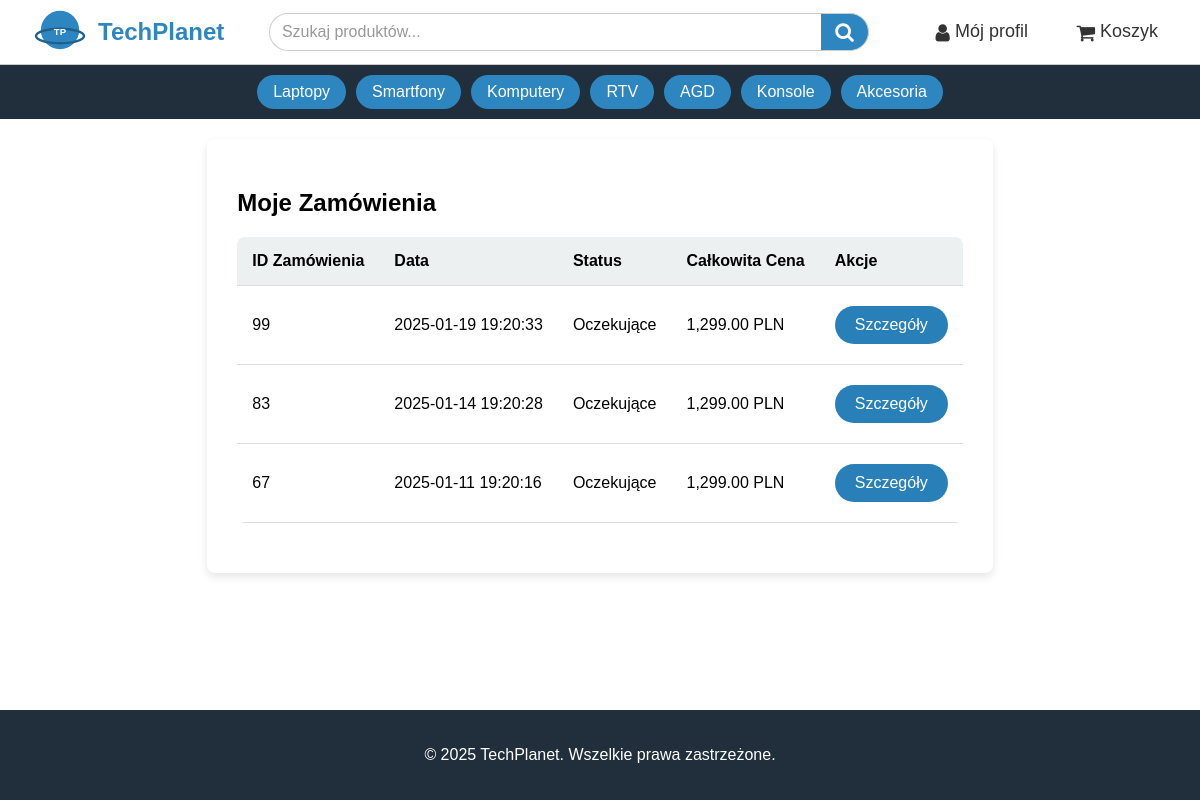
The app's page /public/index.php?controller=Order&action=myOrders (signed in) with its own data.
### tables this page shows
CREATE TABLE `orders` (
  `id` int(11) NOT NULL,
  `user_id` int(11) NOT NULL,
  `address_id` int(11) DEFAULT NULL,
  `total_price` decimal(10,2) NOT NULL,
  `status` enum('pending','completed','cancelled') DEFAULT 'pending',
  `created_at` timestamp NOT NULL DEFAULT current_timestamp(),
  `full_name` varchar(255) NOT NULL,
  `address` varchar(255) NOT NULL,
  `city` varchar(100) NOT NULL,
  `postal_code` varchar(20) NOT NULL,
  `phone_number` varchar(20) DEFAULT NULL
);

### app/Controllers/OrderController.php (called while the page is built, shortened)
<?php
require_once __DIR__ . '/../Models/Order.php';
class OrderController
{
    public function myOrders()
    {
        $orders = Order::getAllByUser($_SESSION['user_id']);
        require __DIR__ . '/../Views/myorders_view.php';
    }
}

### app/Models/Order.php (called while the page is built, shortened)
<?php
class Order
{
    public static function getAllByUser($user_id)
    {
        $pdo = connectDB();
        $stmt = $pdo->prepare("
            SELECT *
            FROM orders
            WHERE user_id = :uid
            ORDER BY created_at DESC
        ");
        $stmt->execute([':uid' => $user_id]);
        return $stmt->fetchAll(PDO::FETCH_ASSOC);
    }
}

### app/Views/myorders_view.php (the view)
<?php
require_once __DIR__ . '/header.php';
?>
<main class="main-content">
    <h2>Moje Zamówienia</h2>
    <?php if (empty($orders)): ?>
        <p>Nie masz jeszcze złożonych zamówień.</p>
    <?php else: ?>
        <table>
            <thead>
                <tr>
                    <th>ID Zamówienia</th>
                    <th>Data</th>
                    <th>Status</th>
                    <th>Całkowita Cena</th>
                    <th>Akcje</th>
                </tr>
            </thead>
            <tbody>
                <?php foreach ($orders as $order): ?>
                    <tr>
                        <td data-label="ID Zamówienia"><?= htmlspecialchars($order['id']) ?></td>
                        <td data-label="Data"><?= htmlspecialchars($order['created_at']) ?></td>
                        <td data-label="Status">
                            <?php
                            $statusTranslation = [
                                'pending' => 'Oczekujące',
                                'completed' => 'Zakończone',
                                'cancelled' => 'Anulowane'
                            ];
                            $statusKey = $order['status'];
                            $statusPolish = isset($statusTranslation[$statusKey])
                                ? $statusTranslation[$statusKey]
                                : $statusKey;
                            echo htmlspecialchars($statusPolish);
                            ?>
                        </td>
                        <td data-label="Całkowita Cena"><?= number_format($order['total_price'], 2) ?> PLN</td>
                        <td data-label="Akcje">
                            <a href="index.php?controller=Order&action=view&order_id=<?= $order['id'] ?>"
                                class="btn">Szczegóły</a>
                        </td>
                    </tr>
                <?php endforeach; ?>
            </tbody>
        </table>
    <?php endif; ?>
</main>
<?php
require_once __DIR__ . '/footer.php';
?>

### public/css/styles.css (style rules this page uses)
:root { --dark-bg: #212F3C; --brand-primary: #2E86C1; --brand-secondary: #1F618D; --brand-accent: #AED6F1; --text-light: #FFFFFF; --text-dark: #333333; }
body { display: flex; flex-direction: column; min-height: 100vh; margin: 0; padding: 0; font-family: sans-serif; }
.main-content { background-color: #ffffff; padding: 30px; border-radius: 8px; margin: 20px auto; max-width: 800px; box-shadow: 0 4px 8px rgba(0, 0, 0, 0.1); }
table { width: 100%; border-collapse: collapse; margin-bottom: 20px; background-color: #ffffff; border-radius: 8px; overflow: hidden; }
table th, table td { padding: 15px; border-bottom: 1px solid #ddd; text-align: left; }
table th { background-color: #ecf0f1; font-weight: bold; }
.btn { display: inline-block; background-color: #2980b9; color: #ffffff; padding: 10px 20px; text-decoration: none; border-radius: 25px; transition: background-color 0.3s ease, transform 0.2s ease; margin: 5px 0; font-size: 1em; text-align: center; }

### records on screen
orders: id "99", created_at "2025-01-19 19:20:33", status "Oczekujące", total_price "1,299.00"
orders: id "83", created_at "2025-01-14 19:20:28", status "Oczekujące", total_price "1,299.00"
orders: id "67", created_at "2025-01-11 19:20:16", status "Oczekujące", total_price "1,299.00"
